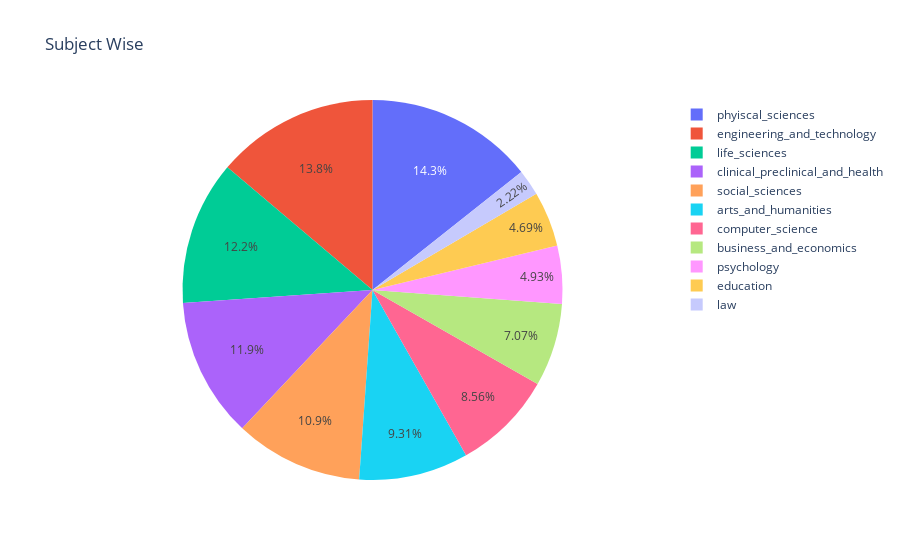

Notebook cell for this chart:
### Code cell
px.pie(subject_count,'subject','university_name',title='Subject Wise')

### Figure 1 — Plotly figure (JSON) as saved in the notebook; plotly's stock layout.template omitted (floating-point values rounded to 4 significant figures)
{"data": [{"domain": {"x": [0, 1], "y": [0, 1]}, "hovertemplate": "subject=%{label}<br>university_name=%{value}<extra></extra>", "labels": ["phyiscal_sciences", "engineering_and_technology", "life_sciences", "clinical_preclinical_and_health", "social_sciences", "arts_and_humanities", "computer_science", "business_and_economics", "psychology", "education", "law"], "legendgroup": "", "name": "", "showlegend": true, "type": "pie", "values": [3071, 2966, 2626, 2550, 2338, 1997, 1836, 1516, 1058, 1005, 477]}], "layout": {"legend": {"tracegroupgap": 0}, "title": {"text": "Subject Wise"}}}
